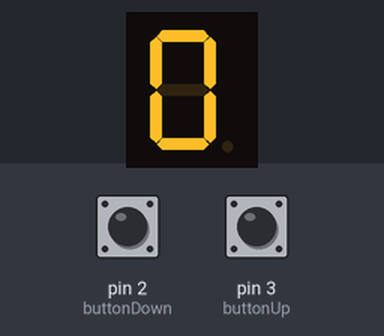
This sketch was run on a simulated Arduino Uno, built with avr-gcc and run on an emulated ATmega328P. On the bench: 1-digit seven-segment display. Wiring (inferred from the names in the program): 1-digit 7-segment display, segments lit when LOW: segments pin 7, pin 6, pin 5, pin 11, pin 10, pin 8, pin 9, pin 4. The inputs (shaded band) are chosen by the test bench; at power-on: pin 2 (buttonDown) HIGH, pin 3 (buttonUp) HIGH. The segment pins are drawn as the display they are named for.

Above: at 1.2 s.
1.3 s: pin 2 (buttonDown) pulled LOW for 0.15 s
At 2.0 s:
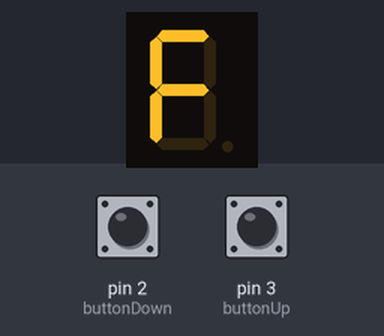
2.9 s: pin 2 (buttonDown) pulled LOW for 1 s
At 3.2 s:
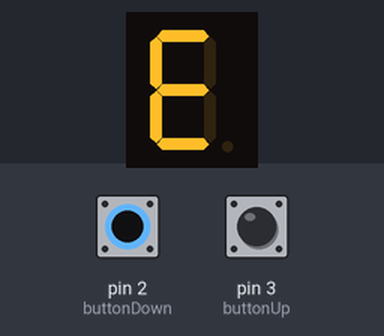
5.4 s: pin 2 (buttonDown) pulled LOW for 0.15 s
At 6.3 s:
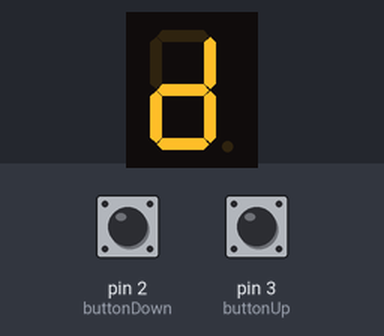
7.0 s: pin 2 (buttonDown) pulled LOW for 3.2 s
At 7.5 s:
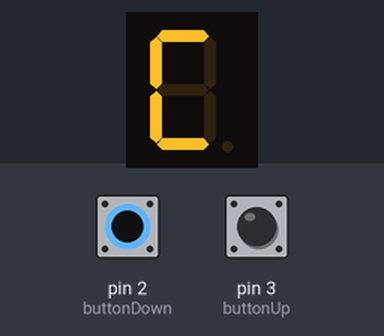
11.7 s: pin 3 (buttonUp) pulled LOW for 0.15 s
At 12.3 s:
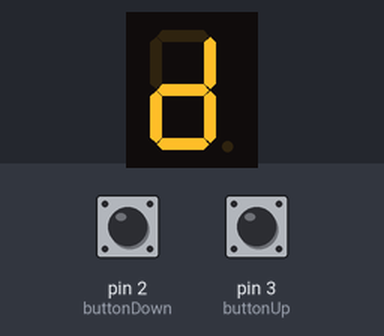
13.3 s: pin 3 (buttonUp) pulled LOW for 1 s
At 14.7 s:
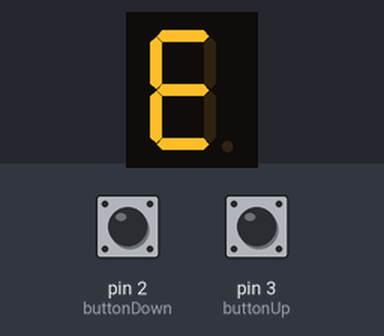
Timing chart, 0 to 16.3 s (numbered marks = the images above; inputs shaded):
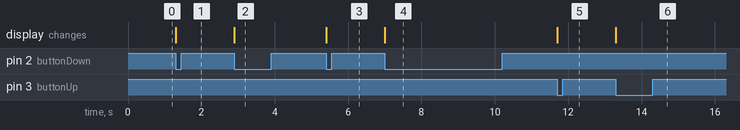

Measured:
- after the input at 1.3 s, the display: changes at once (image 1)
- after the input at 2.9 s, the display: changes at once (image 2)
- after the input at 5.4 s, the display: changes at once (image 3)
- after the input at 7.0 s, the display: changes at once (image 4)
- after the input at 11.7 s, the display: changes at once (image 5)
- after the input at 13.3 s, the display: changes at once (image 6)

The sketch:

Percobaan_2.3.ino
```cpp
#include <Arduino.h>
const int segmentPins[8] = {7, 6, 5, 11, 10, 8, 9, 4};

const int buttonUp = 3;
const int buttonDown = 2;
int counter = 0;

bool lastUpState = HIGH;
bool lastDownState = HIGH;

byte digitPattern[16][8] = {
  {1,1,1,1,1,1,0,0}, //0
  {0,1,1,0,0,0,0,0}, //1
  {1,1,0,1,1,0,1,0}, //2
  {1,1,1,1,0,0,1,0}, //3
  {0,1,1,0,0,1,1,0}, //4
  {1,0,1,1,0,1,1,0}, //5
  {1,0,1,1,1,1,1,0}, //6
  {1,1,1,0,0,0,0,0}, //7
  {1,1,1,1,1,1,1,0}, //8
  {1,1,1,1,0,1,1,0}, //9
  {1,1,1,0,1,1,1,0}, //A
  {0,0,1,1,1,1,1,0}, //b
  {1,0,0,1,1,1,0,0}, //C
  {0,1,1,1,1,0,1,0}, //d
  {1,0,0,1,1,1,1,0}, //E
  {1,0,0,0,1,1,1,0}  //F
};

void displayDigit(int num) {
  for(int i=0; i<8; i++) {
    digitalWrite(segmentPins[i], !digitPattern[num][i]);
  }
}

void setup() {
  for(int i=0; i<8; i++) {
    pinMode(segmentPins[i], OUTPUT);
  }

  pinMode(buttonUp, INPUT_PULLUP);
  pinMode(buttonDown, INPUT_PULLUP);

  displayDigit(counter);
}

void loop() {
  bool currentUpState = digitalRead(buttonUp);
  bool currentDownState = digitalRead(buttonDown);


  if (lastUpState == HIGH && currentUpState == LOW) {
    counter++;
    if(counter > 15) counter = 0;
    displayDigit(counter);
    delay(200);
  }

  if (lastDownState == HIGH && currentDownState == LOW) {
    counter--;
    if(counter < 0) counter = 15;
    displayDigit(counter);
    delay(200);
  }

  lastUpState = currentUpState;
  lastDownState = currentDownState;
}
```
